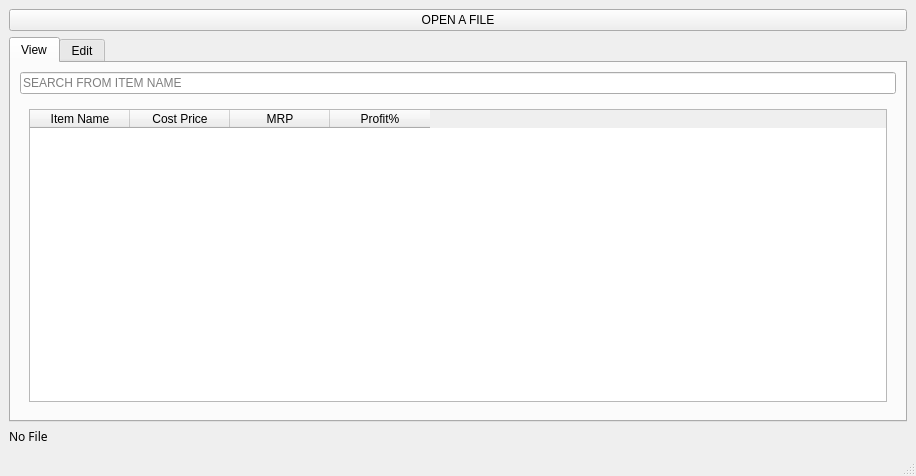
<?xml version="1.0" encoding="UTF-8"?>
<ui version="4.0">
 <class>MainWindow</class>
 <widget class="QMainWindow" name="MainWindow">
  <property name="geometry">
   <rect>
    <x>0</x>
    <y>0</y>
    <width>916</width>
    <height>476</height>
   </rect>
  </property>
  <property name="windowTitle">
   <string>ProTainer Studio</string>
  </property>
  <property name="windowIcon">
   <iconset>
    <normaloff>Protainer.png</normaloff>Protainer.png</iconset>
  </property>
  <widget class="QWidget" name="centralwidget">
   <layout class="QVBoxLayout" name="verticalLayout">
    <item>
     <widget class="QPushButton" name="FileOpenButton">
      <property name="text">
       <string>OPEN A FILE</string>
      </property>
     </widget>
    </item>
    <item>
     <widget class="QTabWidget" name="tabWidget">
      <property name="inputMethodHints">
       <set>Qt::ImhNone</set>
      </property>
      <property name="currentIndex">
       <number>0</number>
      </property>
      <property name="movable">
       <bool>true</bool>
      </property>
      <widget class="QWidget" name="tab">
       <attribute name="title">
        <string>View</string>
       </attribute>
       <layout class="QVBoxLayout" name="verticalLayout_2">
        <item>
         <widget class="QLineEdit" name="SearchBar">
          <property name="cursor">
           <cursorShape>IBeamCursor</cursorShape>
          </property>
          <property name="text">
           <string/>
          </property>
          <property name="placeholderText">
           <string>SEARCH FROM ITEM NAME</string>
          </property>
         </widget>
        </item>
        <item>
         <widget class="QWidget" name="widget_2" native="true">
          <layout class="QVBoxLayout" name="verticalLayout_5">
           <item>
            <widget class="QTableWidget" name="ItemTable">
             <column>
              <property name="text">
               <string>Item Name</string>
              </property>
             </column>
             <column>
              <property name="text">
               <string>Cost Price</string>
              </property>
             </column>
             <column>
              <property name="text">
               <string>MRP</string>
              </property>
             </column>
             <column>
              <property name="text">
               <string>Profit%</string>
              </property>
             </column>
            </widget>
           </item>
          </layout>
         </widget>
        </item>
       </layout>
      </widget>
      <widget class="QWidget" name="tab_2">
       <attribute name="title">
        <string>Edit</string>
       </attribute>
       <layout class="QVBoxLayout" name="verticalLayout_3">
        <item>
         <widget class="QTabWidget" name="tabWidget_3">
          <property name="currentIndex">
           <number>0</number>
          </property>
          <widget class="QWidget" name="tab_5">
           <attribute name="title">
            <string>UI MODE</string>
           </attribute>
           <layout class="QVBoxLayout" name="verticalLayout_7">
            <item>
             <widget class="QScrollArea" name="scrollArea">
              <property name="widgetResizable">
               <bool>true</bool>
              </property>
              <widget class="QWidget" name="scrollAreaWidgetContents">
               <property name="geometry">
                <rect>
                 <x>0</x>
                 <y>0</y>
                 <width>829</width>
                 <height>260</height>
                </rect>
               </property>
               <layout class="QVBoxLayout" name="verticalLayout_8">
                <item>
                 <widget class="QLabel" name="label">
                  <property name="text">
                   <string>Name of Item</string>
                  </property>
                 </widget>
                </item>
                <item>
                 <widget class="QLineEdit" name="ItemName"/>
                </item>
                <item>
                 <widget class="QLabel" name="label_2">
                  <property name="text">
                   <string>Cost Price of Item</string>
                  </property>
                 </widget>
                </item>
                <item>
                 <widget class="QLineEdit" name="ItemCost">
                  <property name="inputMethodHints">
                   <set>Qt::ImhNone</set>
                  </property>
                 </widget>
                </item>
                <item>
                 <widget class="QLabel" name="label_3">
                  <property name="text">
                   <string>Sell Price of Item</string>
                  </property>
                 </widget>
                </item>
                <item>
                 <widget class="QLineEdit" name="ItemMRP">
                  <property name="inputMethodHints">
                   <set>Qt::ImhNone</set>
                  </property>
                 </widget>
                </item>
                <item>
                 <widget class="QPushButton" name="AddItemUI">
                  <property name="text">
                   <string>Add Item From UI</string>
                  </property>
                 </widget>
                </item>
               </layout>
              </widget>
             </widget>
            </item>
           </layout>
          </widget>
          <widget class="QWidget" name="tab_6">
           <attribute name="title">
            <string>JSON MODE</string>
           </attribute>
           <layout class="QVBoxLayout" name="verticalLayout_6">
            <item>
             <widget class="QTextEdit" name="JSONCode"/>
            </item>
            <item>
             <widget class="QPushButton" name="AddItemJSON">
              <property name="text">
               <string>Add Item From JSON</string>
              </property>
             </widget>
            </item>
           </layout>
          </widget>
         </widget>
        </item>
       </layout>
      </widget>
     </widget>
    </item>
    <item>
     <widget class="QLabel" name="FileNameLabel">
      <property name="font">
       <font>
        <family>Ubuntu Condensed</family>
       </font>
      </property>
      <property name="text">
       <string>No File</string>
      </property>
     </widget>
    </item>
   </layout>
  </widget>
  <widget class="QMenuBar" name="menubar">
   <property name="geometry">
    <rect>
     <x>0</x>
     <y>0</y>
     <width>916</width>
     <height>22</height>
    </rect>
   </property>
  </widget>
  <widget class="QStatusBar" name="statusbar"/>
 </widget>
 <resources/>
 <connections/>
</ui>
